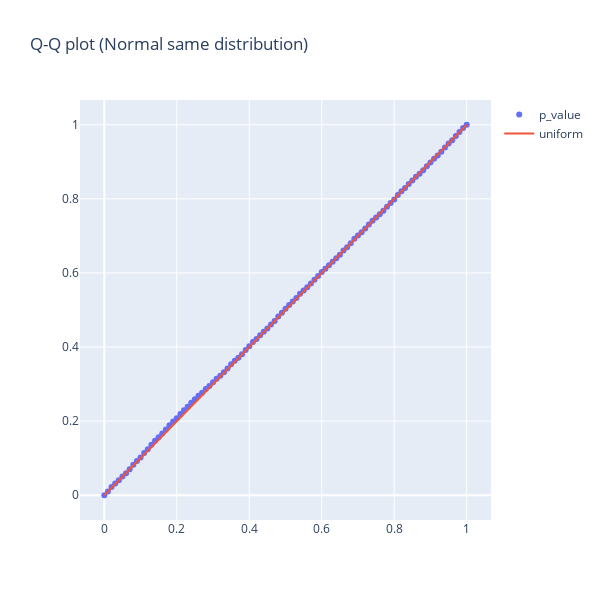

The cell this chart's notebook holds for it:
### Code cell
probs, x = get_probs_by_threshold(np.array(p_values_ttest['norm']))
fig = go.Figure([go.Scatter(x=x, y=probs, mode="markers", name="p_value"),
                 go.Scatter(x=x, y=x, mode="lines", name="uniform")])
fig.update_layout(height=600, width=600, title="Q-Q plot (Normal same distribution)")
fig
